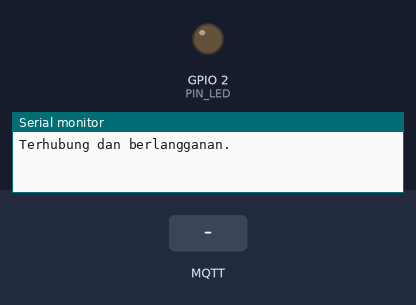
This sketch was run on a simulated ESP32. Shown: output pins drawn as LEDs (lit = HIGH), the last lines printed to the serial monitor. The inputs (shaded band) are chosen by the test bench. WiFi joins after 1.5 s; servers stay silent unless stated; random numbers use the default seed unless the sketch sets one; no MQTT or app messages arrive unless stated; not simulated (calls return 0 or success): secrets.h; names the files do not define were given values by the test bench: MQTT_PORT = 1883.

Above: at 2.7 s.
2.8 s: MQTT message "NYALA" arrives on the first subscribed topic
At 3.1 s:
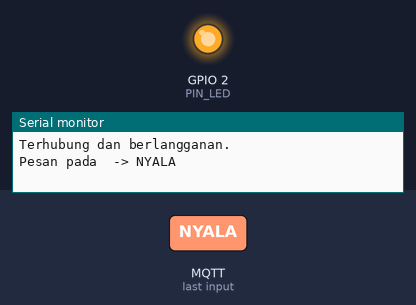
4.3 s: MQTT message "MATI" arrives on the first subscribed topic
At 5.4 s:
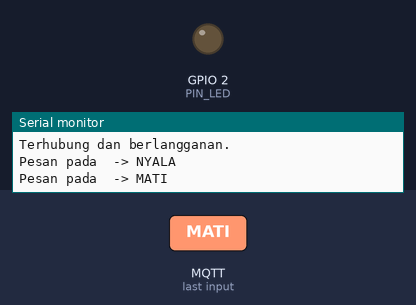
Timing chart, 0 to 7.3 s (numbered marks = the images above; inputs shaded):
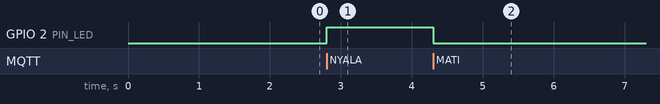

The sketch:

mqtt_subscribe.ino
```cpp
/*
 * Buku Ajar Internet of Things (IoT) berbasis ESP32 - Repositori Suplemen
 * Bab 5 - Contoh tambahan: berlangganan topic untuk menerima perintah.
 *
 * Menunjukkan arah sebaliknya dari mqtt_publish.ino: perangkat MENERIMA
 * pesan. Kirim "NYALA" atau "MATI" ke TOPIC_PERINTAH dari aplikasi klien
 * MQTT, lalu amati LED bawaan.
 *
 * Lisensi kode: MIT
 */
#include <WiFi.h>
#include <PubSubClient.h>
#include "secrets.h"

#define PIN_LED 2

WiFiClient wifi;
PubSubClient mqtt(wifi);

/* Dipanggil otomatis setiap kali ada pesan masuk pada topic langganan. */
void pesanMasuk(char* topic, byte* muatan, unsigned int panjang) {
  String isi = "";
  for (unsigned int i = 0; i < panjang; i++) isi += (char) muatan[i];

  Serial.print("Pesan pada ");
  Serial.print(topic);
  Serial.print(" -> ");
  Serial.println(isi);

  if (isi == "NYALA")     digitalWrite(PIN_LED, HIGH);
  else if (isi == "MATI") digitalWrite(PIN_LED, LOW);
}

void sambungMQTT() {
  while (!mqtt.connected()) {
    String id = "esp32-sub-" + String(random(9999));
    if (mqtt.connect(id.c_str())) {
      mqtt.subscribe(TOPIC_PERINTAH);     // daftar ulang tiap tersambung
      Serial.println("Terhubung dan berlangganan.");
    } else {
      delay(2000);
    }
  }
}

void setup() {
  Serial.begin(115200);
  pinMode(PIN_LED, OUTPUT);

  WiFi.begin(WIFI_SSID, WIFI_PASSWORD);
  while (WiFi.status() != WL_CONNECTED) delay(500);

  mqtt.setServer(MQTT_BROKER, MQTT_PORT);
  mqtt.setCallback(pesanMasuk);           // daftarkan fungsi penanganan
}

void loop() {
  if (!mqtt.connected()) sambungMQTT();
  mqtt.loop();
}
```

Measured:
- after the input at 2.8 s, GPIO 2 (PIN_LED): LOW → HIGH at once
- after the input at 4.3 s, GPIO 2 (PIN_LED): HIGH → LOW at once
